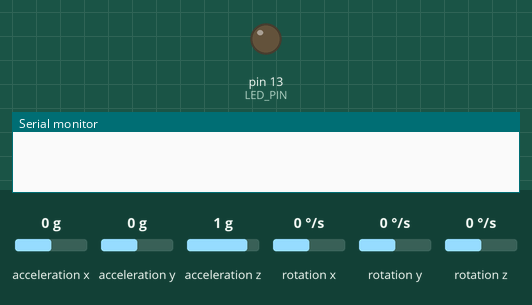
The sketch below on a simulated Arduino Uno, built with avr-gcc and run on an emulated ATmega328P. On the bench: output pins drawn as LEDs (lit = HIGH), the last lines printed to the serial monitor. Dashed ring = blinking. The test bench sets the inputs (shaded band); at power-on: acceleration x 0 g, acceleration y 0 g, acceleration z 1 g, rotation z 0 °/s, rotation x 0 °/s, rotation y 0 °/s.

Above: at 0.0 s.
At 1.2 s:
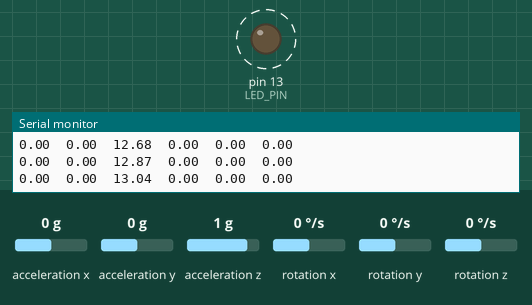
1.3 s: acceleration x set to -0.8 g
4.3 s: acceleration y set to -1.4 g
7.3 s: acceleration z set to -1.4 g
10.3 s: rotation z set to -192 °/s
Timing chart, 0 to 14.3 s (numbered marks = the images above; inputs shaded):
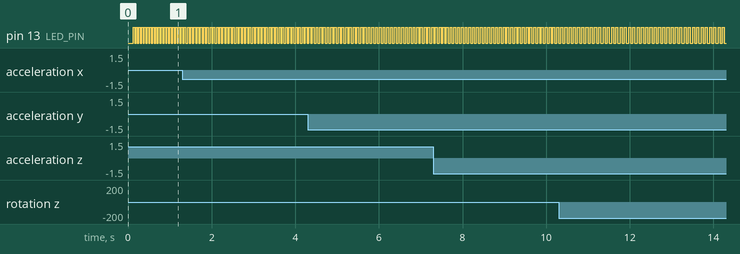

The sketch:

smooth_mpu.ino
```cpp
#include "I2Cdev.h"
#include "MPU6050.h"

#if I2CDEV_IMPLEMENTATION == I2CDEV_ARDUINO_WIRE
    #include "Wire.h"
#endif


MPU6050 accelgyro;

int16_t ax, ay, az;
int16_t gx, gy, gz;
float smooth_ax, smooth_ay, smooth_az;
float smooth_gx, smooth_gy, smooth_gz;


#define OUTPUT_READABLE_ACCELGYRO


#define LED_PIN 13
bool blinkState = false;

void setup() {
    // join I2C bus (I2Cdev library doesn't do this automatically)
    #if I2CDEV_IMPLEMENTATION == I2CDEV_ARDUINO_WIRE
        Wire.begin();
    #elif I2CDEV_IMPLEMENTATION == I2CDEV_BUILTIN_FASTWIRE
        Fastwire::setup(400, true);
    #endif


    Serial.begin(9600);
    accelgyro.setSleepEnabled(false);

    Serial.println("Initializing I2C devices...");
    accelgyro.initialize();

    Serial.println("Testing device connections...");
    Serial.println(accelgyro.testConnection() ? "MPU6050 connection successful" : "MPU6050 connection failed");

    // use the code below to change accel/gyro offset values

    Serial.println("Updating internal sensor offsets...");
    // -76  -2359 1688  0 0 0
    Serial.print(accelgyro.getXAccelOffset()); Serial.print("\t"); // -76
    Serial.print(accelgyro.getYAccelOffset()); Serial.print("\t"); // -2359
    Serial.print(accelgyro.getZAccelOffset()); Serial.print("\t"); // 1688
    Serial.print(accelgyro.getXGyroOffset()); Serial.print("\t"); // 0
    Serial.print(accelgyro.getYGyroOffset()); Serial.print("\t"); // 0
    Serial.print(accelgyro.getZGyroOffset()); Serial.print("\t"); // 0
    Serial.print("\n");
    accelgyro.setXGyroOffset(220);
    accelgyro.setYGyroOffset(76);
    accelgyro.setZGyroOffset(-85);
    Serial.print(accelgyro.getXAccelOffset()); Serial.print("\t"); // -76
    Serial.print(accelgyro.getYAccelOffset()); Serial.print("\t"); // -2359
    Serial.print(accelgyro.getZAccelOffset()); Serial.print("\t"); // 1688
    Serial.print(accelgyro.getXGyroOffset()); Serial.print("\t"); // 0
    Serial.print(accelgyro.getYGyroOffset()); Serial.print("\t"); // 0
    Serial.print(accelgyro.getZGyroOffset()); Serial.print("\t"); // 0
    Serial.print("\n");


    // configure Arduino LED pin for output
    pinMode(LED_PIN, OUTPUT);
}

void loop() {
    // read raw accel/gyro measurements from device
    accelgyro.getMotion6(&ax, &ay, &az, &gx, &gy, &gz);

    smooth_ax = 0.95 * smooth_ax + 0.05 * ax;
    smooth_ay = 0.95 * smooth_ay + 0.05 * ay;
    smooth_az = 0.95 * smooth_az + 0.05 * az;
    smooth_gx = 0.95 * smooth_gx + 0.05 * gx;
    smooth_gy = 0.95 * smooth_gy + 0.05 * gy;
    smooth_gz = 0.95 * smooth_gz + 0.05 * gz;

    // these methods (and a few others) are also available
    //accelgyro.getAcceleration(&ax, &ay, &az);
    //accelgyro.getRotation(&gx, &gy, &gz);

    #ifdef OUTPUT_READABLE_ACCELGYRO
        // display tab-separated accel/gyro x/y/z values
        Serial.print(smooth_ax); Serial.print("\t");
        Serial.print(smooth_ay); Serial.print("\t");
        Serial.print(smooth_az/1000); Serial.print("\t");
        Serial.print(smooth_gx); Serial.print("\t");
        Serial.print(smooth_gy); Serial.print("\t");
        Serial.print(smooth_gz);
        Serial.println('\t');
    #endif


    // blink LED to indicate activity
    blinkState = !blinkState;
    digitalWrite(LED_PIN, blinkState);
}
```

Measured:
- by itself, pin 13 (LED_PIN): alternates HIGH for 0.05 s and LOW for 0.05 s
